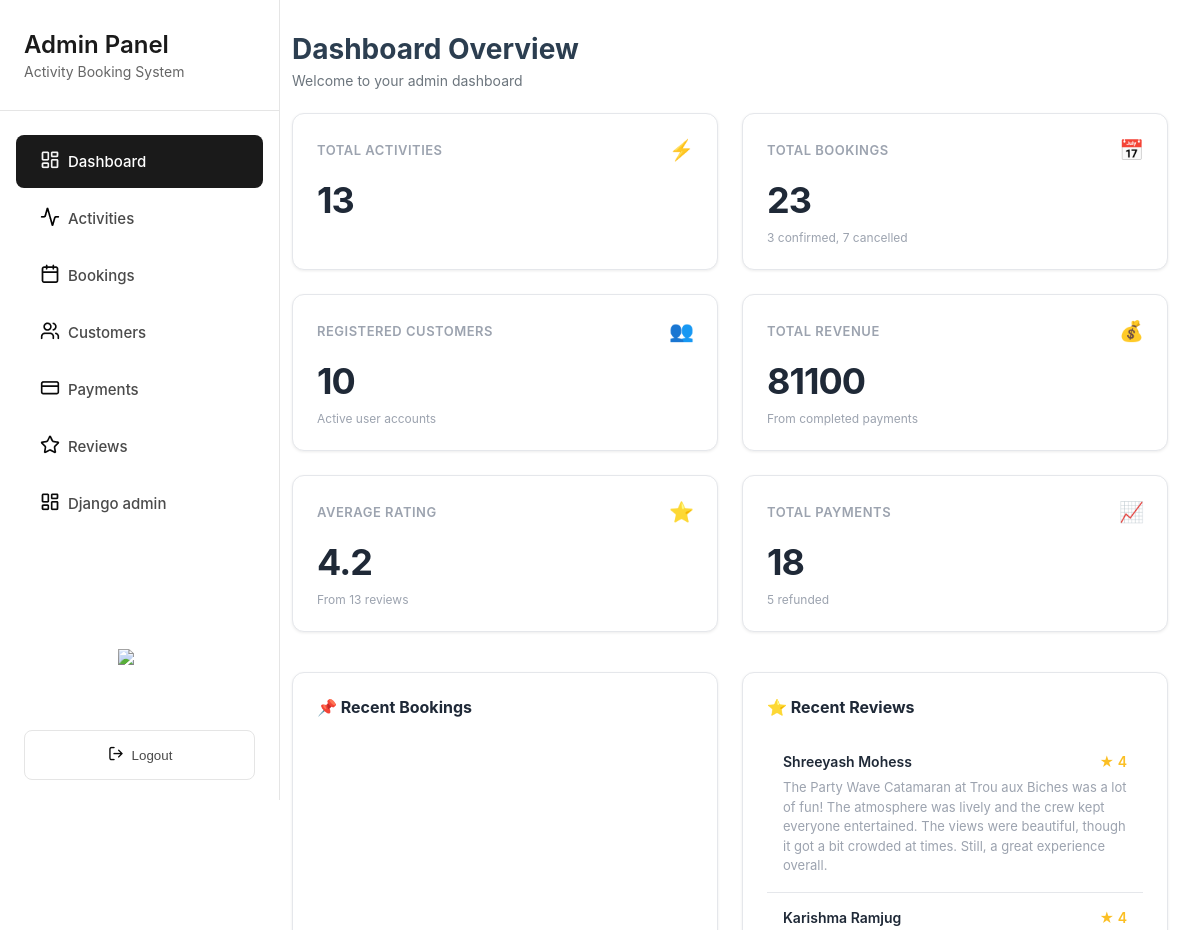
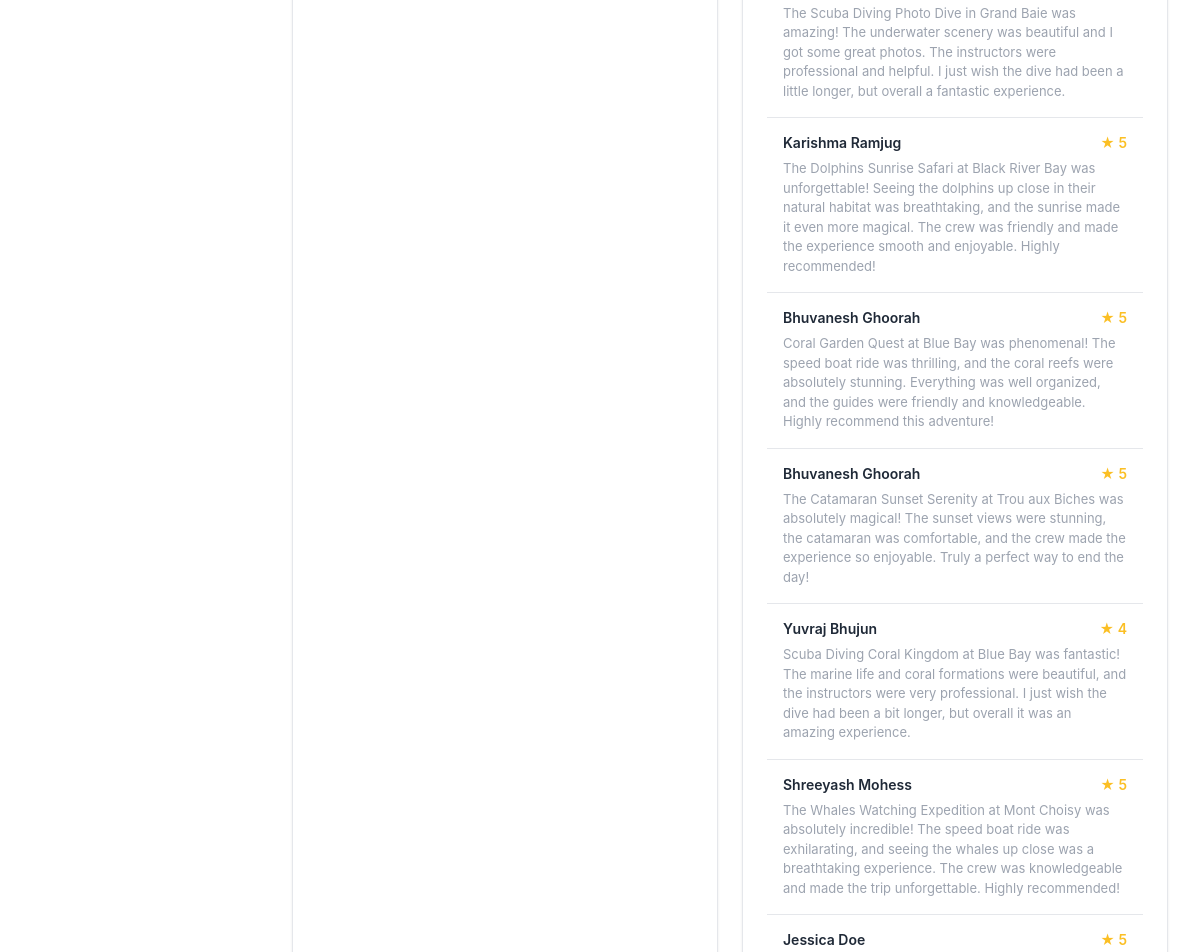
The app's page /grandblue/admin/dashboard/ (signed in, upper part), older data (2 pictures, top to bottom).
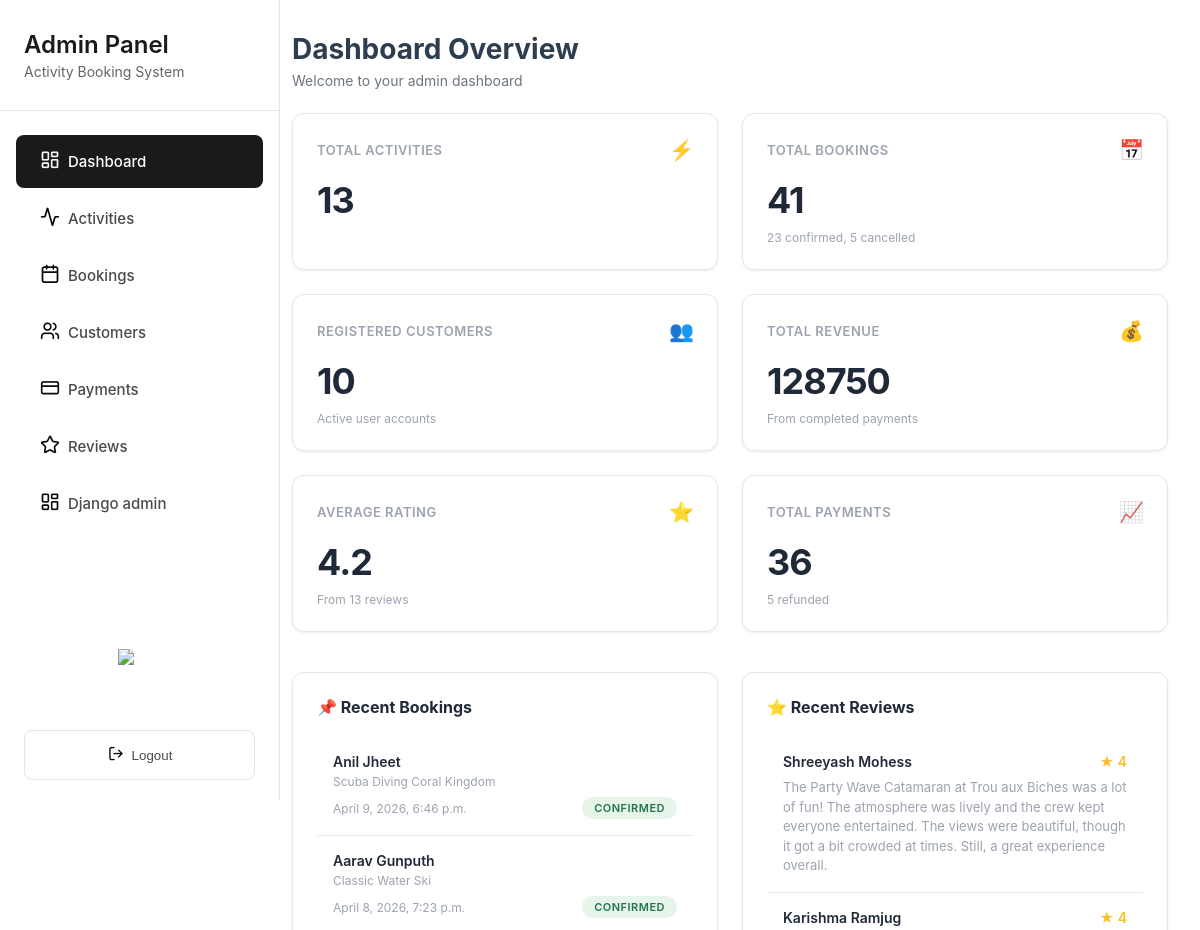
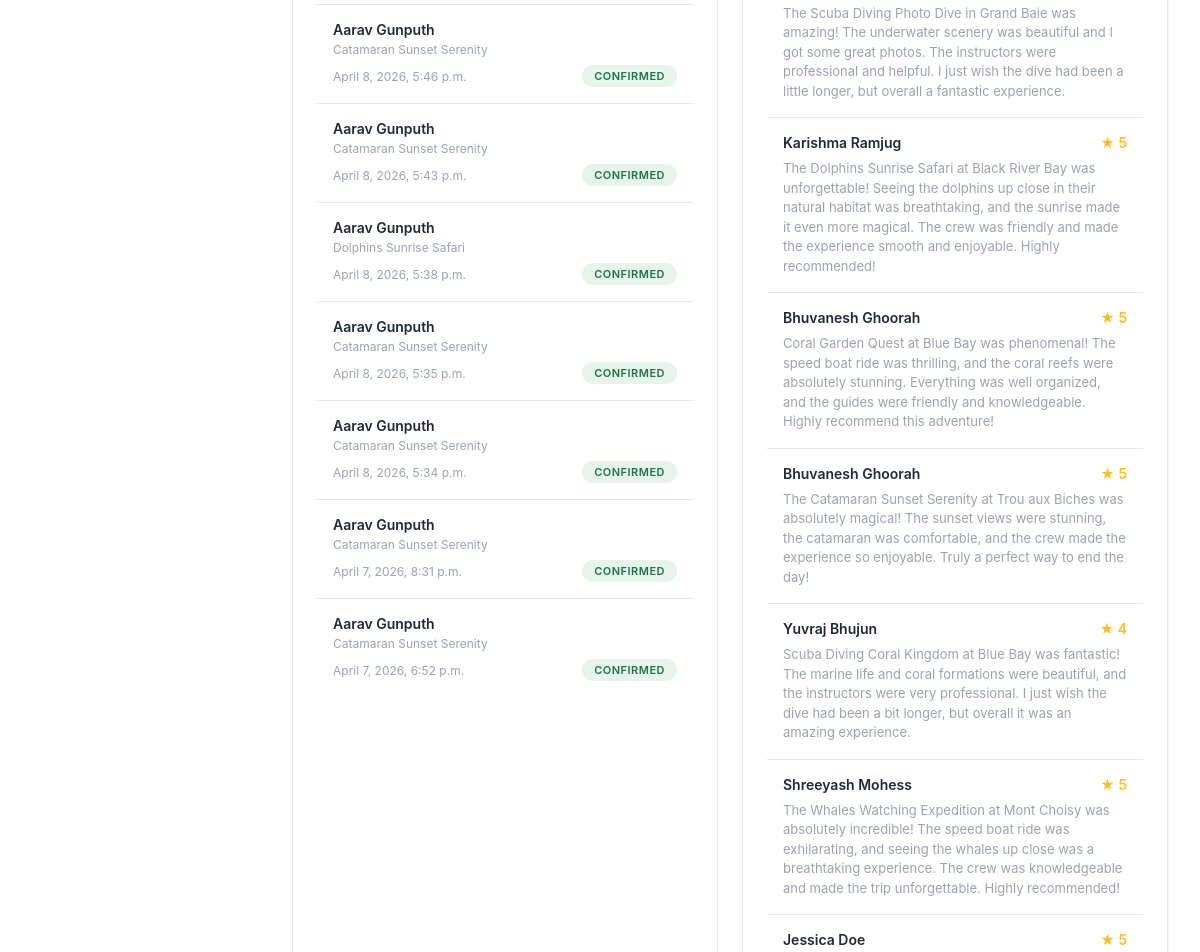
The same page, newer data (2 pictures, top to bottom).
### merger/models.py (models this page shows, shortened)
class BookingReview(models.Model):
    booking = models.OneToOneField(Booking, related_name="review", on_delete=models.CASCADE)
    customer = models.ForeignKey(User, related_name="reviews", on_delete=models.CASCADE)
    rating = models.PositiveSmallIntegerField(help_text="1-5")
    comment = models.TextField(blank=True)
    is_deleted = models.BooleanField(default=False)
    created_at = models.DateTimeField(auto_now_add=True)
    class Meta:
        ordering = ["-created_at"]
        constraints = [
            models.CheckConstraint(
                condition=models.Q(rating__gte=1, rating__lte=5),
                name="bookingreview_rating_between_1_and_5",
            ),
        ]
        indexes = [models.Index(fields=["customer", "created_at"])]

class User(AbstractUser):
    email = models.EmailField(blank=True, unique=True)
    date_joined = models.DateTimeField(default=timezone.now)
    phone = models.CharField(max_length=20, blank=True)
    total_bookings = models.PositiveIntegerField(default=0)
    total_spent = models.DecimalField(max_digits=10, decimal_places=2, default=0.00)
    USERNAME_FIELD = 'email'
    REQUIRED_FIELDS = []
    class Meta:
        ordering = ['email']

class Booking(models.Model):
    class Status(models.TextChoices):
        CONFIRMED = "CONFIRMED", "Confirmed"
        CANCELLED = "CANCELLED", "Cancelled"
        COMPLETED = "COMPLETED", "Completed"
    customer = models.ForeignKey(User, related_name="bookings", on_delete=models.CASCADE)
    activity = models.ForeignKey(Activity, related_name="bookings", on_delete=models.CASCADE)
    date = models.DateField(help_text="Selected date for the activity")
    group_size = models.PositiveIntegerField(default=1)
    price_total = models.PositiveIntegerField(help_text="Total price (Rs)")
    status = models.CharField(max_length=12, choices=Status.choices, default=Status.CONFIRMED)
    created_at = models.DateTimeField(auto_now_add=True)
    cancelled_at = models.DateTimeField(blank=True, null=True)
    cancellation_reason = models.TextField(blank=True)
    class Meta:
        ordering = ["-created_at"]
        indexes = [
            models.Index(fields=["status"]),
            models.Index(fields=["date"]),
            models.Index(fields=["customer", "created_at"]),
        ]
        constraints = [
            models.CheckConstraint(
                condition=Q(date__gt=F("created_at")),
                name="booking_date_after_creation"
            ),
        ]

class Activity(models.Model):
    ACTIVITY_TYPES = [
        ("Catamaran", "Catamaran"),
        ("Scuba diving", "Scuba diving"),
        ("Dolphin watching", "Dolphin watching"),
        ("Water ski", "Water ski"),
        ("Speed boat", "Speed boat"),
    ]
    name = models.CharField(max_length=255)
    activity_type = models.CharField(max_length=120, blank=True, choices=ACTIVITY_TYPES)
    description = models.TextField()
    base_price = models.PositiveIntegerField(help_text="Price per pax (Rs)")
    location = models.CharField(max_length=120, blank=True)
    duration = models.CharField(max_length=60, blank=True)
    max_participants = models.PositiveIntegerField()
    created_at = models.DateTimeField(auto_now_add=True)
    activity_rules = models.TextField(blank=True, help_text="One rule per line")
    safety_equipment = models.TextField(blank=True, help_text="One item per line")
    cancellation_policy = models.TextField(blank=True, help_text="One policy per line")
    map_embed_url = models.TextField(blank=True)
    map_location_description = models.TextField(blank=True)
    class Meta:
        ordering = ["name"]
        indexes = [
            models.Index(fields=["name"]),
            models.Index(fields=["activity_type"]),
            models.Index(fields=["location"]),
        ]
        verbose_name = "Activity"
        verbose_name_plural = "Activities"

### merger/shared_views.py (the view)
# urls.py: path('admin/dashboard/', DashboardView.as_view(), name='dashboard'),
class DashboardView(LoginRequiredMixin, StaffRequiredMixin, TemplateView):
    template_name = 'admin_dashboard.html'
    def get_context_data(self, **kwargs):
        context = super().get_context_data(**kwargs)
        stats = Booking.objects.aggregate(
            cancelled=Count('id', filter=Q(status='CANCELLED')),
            confirmed=Count('id', filter=Q(status='CONFIRMED')),
            completed=Count('id', filter=Q(status='COMPLETED')),
        )
        avg_rating = BookingReview.objects.exclude(is_deleted=True).aggregate(average=Avg('rating'))['average'] or 0
        context.update({
            'active_class': "dashboard",
            'cancelled_booking': stats['cancelled'],
            'confirmed_booking': stats['confirmed'],
            'total_booking': stats['cancelled'] + stats['confirmed'] + stats['completed'],
            'total_activities': Activity.objects.count(),
            'registered_customers': User.objects.filter(is_staff=False, is_superuser=False).count(),
            'total_revenue': (
            Payment.objects
            .filter(status="PAID")
            .aggregate(total=Sum("amount"))['total'] or 0
            ),
            'average_rating': round(avg_rating, 1) if avg_rating else 0,
            'total_reviews': BookingReview.objects.exclude(is_deleted=True).aggregate(total=Count('id'))['total'] or 0,
            'total_paid': Payment.objects.filter(status='PAID').count(),
            'total_refunded': Payment.objects.filter(status='REFUNDED').count(),
            'bookings': Booking.objects.select_related('customer').filter(
                created_at__month=timezone.now().month
            ).order_by('-created_at')[:15],
            'reviews': BookingReview.objects.exclude(is_deleted=True).select_related('customer').order_by('-created_at')[:15],
        })
        return context

### merger/shared_views.py (called while the page is built)
    def test_func(self):
        return self.request.user.is_staff

### merger/templates/admin_dashboard.html (shortened to what this page needs)
{% extends 'admin_sidebar.html' %}
{% load static %}
{% block extra_css %}
<link rel="stylesheet" href="{% static 'css/admin_dashboard.css' %}">
{% endblock %}
{% block content %}
<div class="page-header">
    <h1 class="page-title">Dashboard Overview</h1>
    <p class="page-subtitle">Welcome to your admin dashboard</p>
</div>
<div class="stats-container dashboard-grid">
    <div class="stat-card metric-card">
        <div class="metric-header">
            <span class="metric-title">Total Activities</span>
            <span class="metric-icon">⚡</span>
        </div>
        <div class="metric-value">{{ total_activities }}</div>
    </div>
    <div class="stat-card metric-card">
        <div class="metric-header">
            <span class="metric-title">Total Bookings</span>
            <span class="metric-icon">📅</span>
        </div>
        <div class="metric-value">{{ total_booking }}</div>
        <div class="metric-desc">{{ confirmed_booking }} confirmed, {{ cancelled_booking }} cancelled</div>
    </div>
    <div class="stat-card metric-card">
        <div class="metric-header">
            <span class="metric-title">Registered Customers</span>
            <span class="metric-icon">👥</span>
        </div>
        <div class="metric-value">{{ registered_customers }}</div>
        <div class="metric-desc">Active user accounts</div>
    </div>
    <div class="stat-card metric-card">
        <div class="metric-header">
            <span class="metric-title">Total Revenue</span>
            <span class="metric-icon">💰</span>
        </div>
        <div class="metric-value">{{ total_revenue }}</div>
        <div class="metric-desc">From completed payments</div>
    </div>
    <div class="stat-card metric-card">
        <div class="metric-header">
            <span class="metric-title">Average Rating</span>
            <span class="metric-icon">⭐</span>
        </div>
        <div class="metric-value">{{ average_rating }}</div>
        <div class="metric-desc">From {{ total_reviews }} reviews</div>
    </div>
    <div class="stat-card metric-card">
        <div class="metric-header">
            <span class="metric-title">Total Payments</span>
            <span class="metric-icon">📈</span>
        </div>
        <div class="metric-value">{{ total_paid }}</div>
        <div class="metric-desc">{{ total_refunded }} refunded</div>
    </div>
</div>
<div class="section-grid">
    <section class="section">
        <h2 class="section-title">📌 Recent Bookings</h2>
        {% for booking in bookings %}
            <div class="activity-item">
                <div class="activity-name">{{ booking.customer.first_name }} {{ booking.customer.last_name }}</div>
                <div class="activity-type">{{ booking.activity.name }}</div>
                <div class="activity-meta">
                    <span class="activity-date">{{ booking.created_at }}</span>
                    <span class="status-badge status-confirmed">{{ booking.status }}</span>
                </div>
            </div>
        {% endfor %}
    </section>
    <section class="section">
        <h2 class="section-title">⭐ Recent Reviews</h2>
        {% for review in reviews %}
            <div class="review-item">
                <div class="review-header">
                    <div class="review-name">{{ review.customer.first_name }} {{ review.customer.last_name }}</div>
                    <div class="review-rating">★ {{ review.rating }}</div>
                </div>
                <div class="review-text">{{ review.comment }}</div>
            </div>
        {% endfor %}
    </section>
</div>
{% endblock %}

### merger/templates/admin_sidebar.html (shortened to what this page needs)
{% load static %}
<!DOCTYPE html>
<html lang="en">
<head>
  <link rel="stylesheet" href="{% static 'css/logout.css' %}">
  <link rel="stylesheet" href="{% static 'css/dark_mode.css' %}">
  {% block css %}
  <link rel="stylesheet" href="{% static 'css/admin_sidebar.css' %}">
  {% endblock css %}
  {% block extra_css %}{% endblock %}
</head>
<body>
  <aside class="sidebar" id="sidebar">
    <div class="sidebar-header">
      <h1>Admin Panel</h1>
      <p>Activity Booking System</p>
    </div>
    <nav class="nav-menu">
      <a href="{% url 'dashboard' %}" class="nav-item {% if active_class == 'dashboard' %} active {% endif %}">
        <span class="nav-icon">
          <img src="{% static 'images/dashboard_white.png' %}" alt="" class="icon-white">
        </span>
        &nbsp;&nbsp;Dashboard
      </a>
      <a href="{% url 'activities' %}" class="nav-item {% if active_class == 'activities' %} active {% endif %}">
        <span class="nav-icon">
          <img src="{% static 'images/activity.png' %}" alt="" class="icon-dark">
        </span>
        &nbsp;&nbsp;Activities
      </a>
      <a href="{% url 'bookings' %}" class="nav-item {% if active_class == 'bookings' %} active {% endif %}">
        <span class="nav-icon">
          <img src="{% static 'images/booking.png' %}" alt="" class="icon-dark">
        </span>
        &nbsp;&nbsp;Bookings
      </a>
      <a href="{% url 'customers_page' %}" class="nav-item {% if active_class == 'customers' %} active {% endif %}">
        <span class="nav-icon">
          <img src="{% static 'images/customer.png' %}" alt="" class="icon-dark">
        </span>
        &nbsp;&nbsp;Customers
      </a>
      <a href="{% url 'payments' %}" class="nav-item {% if active_class == 'payments' %} active {% endif %}">
        <span class="nav-icon">
          <img src="{% static 'images/payment.png' %}" alt="" class="icon-dark">
        </span>
        &nbsp;&nbsp;Payments
      </a>
      <a href="{% url 'reviews' %}" class="nav-item {% if active_class == 'reviews' %} active {% endif %}">
        <span class="nav-icon">
          <img src="{% static 'images/review.png' %}" alt="" class="icon-dark">
        </span>
        &nbsp;&nbsp;Reviews
      </a>
      <a href="javascript:void(0)" class="nav-item" id="djangoAdminBtn" data-admin-url="/admin/">
        <span class="nav-icon">
          <img src="{% static 'images/dashboard.png' %}" alt="" class="icon-dark">
        </span>
        &nbsp;&nbsp;Django admin
      </a>
    </nav>
    <div style="display: flex; justify-content: center; align-items: center; width: 100%;">
      <button id="darkModeToggle" class="dark-mode-toggle">
        <span id="darkModeIcon">
          <img id="icon-moon" src="{% static 'images/darkmoondarkmode.png' %}" alt="Dark Mode" width="24" height="24">
        </span>
      </button>
    </div>
    <button class="logout-btn">
      <span class="logout-icon">
        <img src="{% static 'images/exit.png' %}" alt="Logout Icon">
      </span>
      Logout
    </button>
  </aside>
  <main class="main-content">
    {% block content %}{% endblock %}
  </main>
</body>
</html>

### merger/static/css/logout.css (style rules this page uses)
.logout-btn { margin: 20px 24px; padding: 14px 20px; background-color: transparent; border: 1px solid #e5e5e5; border-radius: 8px; color: #4a4a4a; cursor: pointer; font-weight: 500; display: flex; align-items: center; justify-content: center; gap: 8px; transition: 0.2s ease; }

### merger/static/css/dark_mode.css (style rules this page uses)
:root { --bg-primary: #ffffff; --bg-secondary: #f8f9fa; --bg-tertiary: #e9ecef; --text-primary: #000000; --text-secondary: #333333; --text-muted: #666666; --border-color: #dee2e6; --card-bg: #ffffff; --input-bg: #ffffff; --shadow-color: rgba(0, 0, 0, 0.1); }
#darkModeToggle { background: none; border: 1px solid white; color: white; font-size: 20px; cursor: pointer; padding: 5px 10px; border-radius: 50%; transition: all 0.3s ease; display: flex; align-items: center; justify-content: center; width: 40px; height: 40px; margin-right: 10px; }

### merger/static/css/admin_sidebar.css (style rules this page uses)
* { margin: 0; padding: 0; box-sizing: border-box; }
body { font-family: -apple-system, BlinkMacSystemFont, 'Segoe UI', Roboto, Oxygen, Ubuntu, Cantarell, sans-serif; background-color: #f5f5f5; display: flex; min-height: 100vh; }
.sidebar { width: 280px; background-color: #ffffff; border-right: 1px solid #e5e5e5; display: flex; flex-direction: column; position: fixed; height: 100vh; left: 0; top: 0; transition: transform 0.3s ease; }
.sidebar-header { padding: 30px 24px; border-bottom: 1px solid #e5e5e5; }
.sidebar-header h1 { font-size: 24px; font-weight: 600; color: #1a1a1a; margin-bottom: 4px; }
.sidebar-header p { font-size: 14px; color: #666; }
.nav-menu { flex: 1; padding: 20px 0; }
.nav-item { display: flex; align-items: center; padding: 14px 24px; margin: 4px 16px; border-radius: 8px; color: #4a4a4a; text-decoration: none; font-size: 15px; font-weight: 500; transition: all 0.2s ease; cursor: pointer; }
.nav-item.active { background-color: #1a1a1a; color: #ffffff; }
.nav-item .icon-white { display: none; }
.nav-item .icon-dark { display: inline-block; }
.nav-item.active .icon-white { display: inline-block; }
.main-content { flex: 1; margin-left: 280px; transition: margin-left 0.3s ease; }
.dark-mode-toggle { background: none; border: 1px solid #4a4a4a; color: #4a4a4a; font-size: 20px; cursor: pointer; padding: 10px; border-radius: 8px; transition: all 0.3s ease; display: flex; align-items: center; justify-content: center; width: calc(100% - 32px); margin: 10px 16px; }
html.dark-mode .status-confirmed, html.dark-mode .badge-confirmed, .status-confirmed, .badge-confirmed { background-color: #E6F4EA !important; color: #20744A !important; filter: none !important; }

Row changes from the older to the newer data that the page shows:
added Booking: customer.first_name "Anil", customer.last_name "Jheet", activity.name "Scuba Diving Coral Kingdom", created_at "April 9, 2026, 6:46 p.m.", status "CONFIRMED"
added Booking: customer.first_name "Aarav", customer.last_name "Gunputh", activity.name "Classic Water Ski", created_at "April 8, 2026, 7:23 p.m.", status "CONFIRMED"
added Booking: customer.first_name "Aarav", customer.last_name "Gunputh", activity.name "Catamaran Sunset Serenity", created_at "April 8, 2026, 5:46 p.m.", status "CONFIRMED"
added Booking: customer.first_name "Aarav", customer.last_name "Gunputh", activity.name "Catamaran Sunset Serenity", created_at "April 8, 2026, 5:43 p.m.", status "CONFIRMED"
added Booking: customer.first_name "Aarav", customer.last_name "Gunputh", activity.name "Dolphins Sunrise Safari", created_at "April 8, 2026, 5:38 p.m.", status "CONFIRMED"
added Booking: customer.first_name "Aarav", customer.last_name "Gunputh", activity.name "Catamaran Sunset Serenity", created_at "April 8, 2026, 5:35 p.m.", status "CONFIRMED"
added Booking: customer.first_name "Aarav", customer.last_name "Gunputh", activity.name "Catamaran Sunset Serenity", created_at "April 8, 2026, 5:34 p.m.", status "CONFIRMED"
added Booking: customer.first_name "Aarav", customer.last_name "Gunputh", activity.name "Catamaran Sunset Serenity", created_at "April 7, 2026, 8:31 p.m.", status "CONFIRMED"
added Booking: customer.first_name "Aarav", customer.last_name "Gunputh", activity.name "Catamaran Sunset Serenity", created_at "April 7, 2026, 6:52 p.m.", status "CONFIRMED"
Text that changed along with them:
{{ total_booking }}: "23" → "41"
{{ confirmed_booking }}: "3" → "23"
{{ cancelled_booking }}: "7" → "5"
{{ total_revenue }}: "81100" → "128750"
{{ total_paid }}: "18" → "36"
